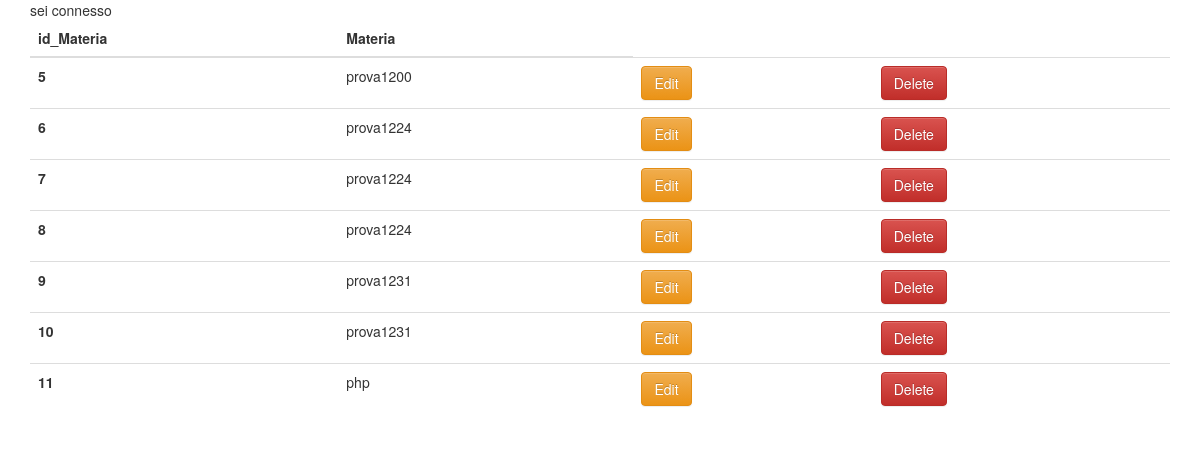
Page /20170707Antonino/showMaterie.php on the committed database.
### tables this page shows
CREATE TABLE `materie` (
  `id_materia` int(11) NOT NULL,
  `materia` varchar(50) NOT NULL
);

### 20170707Antonino/includes/database.php (called while the page is built, shortened)
<?php
class Database
{
	private $host;
	private $user;
	private $pass;
	private $dbname;
	private $link;
	function __construct($dbname = DB_NAME, $host = DB_HOST, $user = DB_USER, $pass = DB_PASS) {
		$this->host = $host;
		$this->user = $user;
		$this->pass = $pass;
		$this->dbname = $dbname;
	}
  function getLink() {
      return $this->link;
  }
	function connection()	{
		try {
			$this->link = new PDO("mysql:host=".$this->host.";dbname=".$this->dbname,$this->user,$this->pass);
		} catch (Exception $e) {
			echo $e->getMessage();
		}
	}
}
?>

### 20170707Antonino/showMaterie.php (the view, shortened to what this page needs)
<?php
include 'includes\database.php';
include 'includes\materia.php';
?>
 <!DOCTYPE html>
 <html>
   <head>
     <link rel="stylesheet" href="https://maxcdn.bootstrapcdn.com/bootstrap/3.3.7/css/bootstrap.min.css">
 <link rel="stylesheet" href="https://maxcdn.bootstrapcdn.com/bootstrap/3.3.7/css/bootstrap-theme.min.css">
   </head>
   <body>
     <div class="container">
       <section>
         <table class="table">
           <?php
           try {
             $DB = new Database();
             $DB->connection();
             if($DB){
               echo "<br>";
             }
           } catch (Exception $e) {
             echo $e->getMessage();
           }
           $query = "SELECT id_materia, materia FROM materie";
           $results = $DB->getLink()->prepare($query);
           $results->execute();
           $data = $results->fetchAll();
           ?>
           <thead>
             <tr>
               <th>id_Materia</th>
               <th>Materia</th>
             </tr>
           </thead>
           <tbody>
               <?php
                 foreach ($data as $row) {
                   ?>
                   <tr>
                     <th scope="row"><?= $row['id_materia']?></th>
                     <td><?= $row['materia']?></td>
                     <td>
                       <form action="editMaterie.php" method="post">
                         <button type="submit" name="edit" class="btn btn-warning">Edit</button>
                       </form>
                     </td>
                     <td>
                       <form action="#" method="post">
                         <button type="submit" name="delete" class="btn btn-danger">Delete</button></td>
                   </tr>
                   <?php
                 }
                ?>
           </tbody>
         </table>
       </section>
     </div>
   </body>
 </html>

### rows in the picture
materie: id_materia "5", materia "prova1200"
materie: id_materia "6", materia "prova1224"
materie: id_materia "7", materia "prova1224"
materie: id_materia "8", materia "prova1224"
materie: id_materia "9", materia "prova1231"
materie: id_materia "10", materia "prova1231"
materie: id_materia "11", materia "php"
